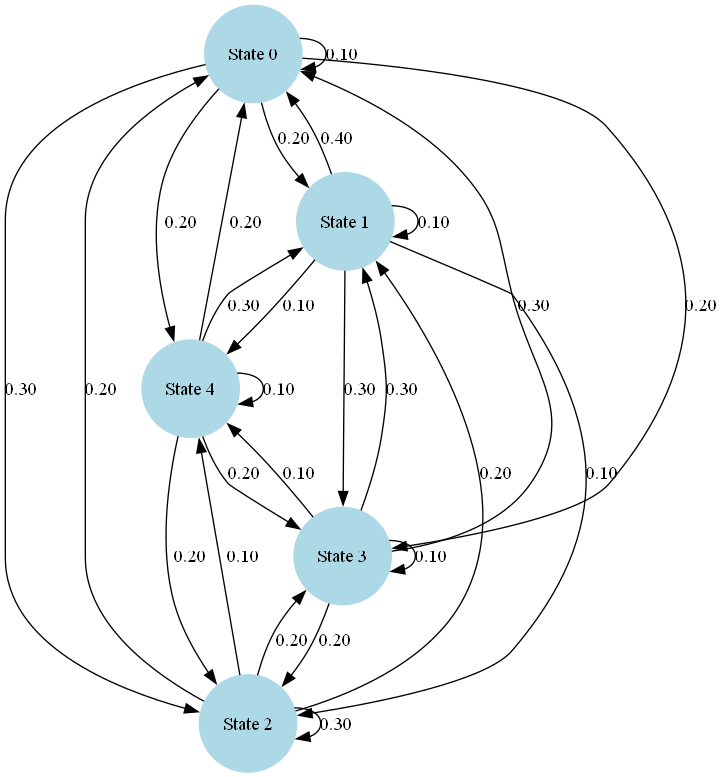

Source code (Python):
# Author: Mohammed Bashir Ahmed Bobboi 
# This is the markov chain version 
# Last Updated: 4th March 2025
# Last Update Made: Added terminating states to the minimized class

import numpy as np
from graphviz import Digraph

def input_markov_chain():
    """
    Input the transition matrix and terminating states.
    """
    num_states = int(input("Enter the number of states: "))
    print("Enter the transition matrix row by row (space-separated, each row must sum to 1):")
    
    matrix = []
    for i in range(num_states):
        row = list(map(float, input(f"Row {i + 1}: ").split()))
        if len(row) != num_states:
            raise ValueError(f"Row {i + 1} must have exactly {num_states} values.")
        if abs(sum(row) - 1) > 1e-6:
            raise ValueError(f"Row {i + 1} must sum to 1.")
        matrix.append(row)
    
    # Input terminating states as a column vector
    print("Enter a column vector (0s and 1s) to indicate which states are terminating:")
    terminating_vector = []
    for i in range(num_states):
        val = int(input(f"Is state {i + 1} terminating? (1 for yes, 0 for no): "))  # Start counting from 1
        if val not in [0, 1]:
            raise ValueError("Only 0 or 1 is allowed.")
        terminating_vector.append(val)
    
    return np.array(matrix), np.array(terminating_vector)

def refine_relation(R, transition_matrix, terminating_vector):
    """
    Apply the refinement function to iteratively reduce the relation R.
    """
    num_states = len(transition_matrix)
    
    def transition_prob(x, equivalence_classes):
        """
        Compute transition probabilities to equivalence classes.
        """
        return {class_id: sum(transition_matrix[x, y] for y in equivalence_classes[class_id])
                for class_id in equivalence_classes}
    
    while True:
        new_R = set()
        equivalence_classes = {i: {j for j in range(num_states) if (i, j) in R} for i in range(num_states)}

        for x in range(num_states):
            for y in range(num_states):
                if (x, y) in R:
                    # Check transition probability condition
                    x_trans = transition_prob(x, equivalence_classes)
                    y_trans = transition_prob(y, equivalence_classes)
                    
                    if x_trans != y_trans or terminating_vector[x] != terminating_vector[y]:
                        continue  # (x, y) is removed if conditions are not met
                    
                    new_R.add((x, y))

        if new_R == R:  # If R stabilizes, stop
            break
        R = new_R

    return R

def compute_equivalence_classes(R, num_states, terminating_vector):
    """
    Construct equivalence classes from the final bisimulation relation.
    Determine if an equivalence class is terminating.
    """
    equivalence_classes = {}
    state_class_map = {}
    class_termination_status = {}

    for x in range(num_states):
        found = False
        for class_id, class_states in equivalence_classes.items():
            if (x, next(iter(class_states))) in R:  # If x is related to an existing class
                equivalence_classes[class_id].add(x)
                state_class_map[x] = class_id
                found = True
                break
        if not found:
            new_class_id = len(equivalence_classes)
            equivalence_classes[new_class_id] = {x}
            state_class_map[x] = new_class_id

    # Determine which equivalence classes are terminating
    for class_id, class_states in equivalence_classes.items():
        class_termination_status[class_id] = any(terminating_vector[state] == 1 for state in class_states)

    return equivalence_classes, state_class_map, class_termination_status


def compute_minimized_transition_matrix(transition_matrix, equivalence_classes, state_class_map):
    """
    Compute the minimized transition matrix using the equivalence classes.
    """
    num_classes = len(equivalence_classes)
    minimized_T = np.zeros((num_classes, num_classes))

    for class_id, class_states in equivalence_classes.items():
        for x in class_states:
            for y in range(len(transition_matrix)):
                if transition_matrix[x, y] > 0:
                    target_class = state_class_map[y]
                    minimized_T[class_id, target_class] += transition_matrix[x, y] / len(class_states)

    return minimized_T

def visualize_markov_chain(matrix, state_names, terminating_status, filename):
    """
    Visualize a Markov chain using Graphviz.
    """
    dot = Digraph(format='png')

    # Add nodes
    for i, state in enumerate(state_names):
        if terminating_status[i]:  # Use class termination status
            dot.node(state, shape='circle', style='filled', peripheries='2', color='lightblue')  # Double circle for terminating
        else:
            dot.node(state, shape='circle', style='filled', color='lightgreen')  # Single circle for normal states
    
    # Add edges
    for i, state_from in enumerate(state_names):
        for j, state_to in enumerate(state_names):
            if matrix[i][j] > 0:
                dot.edge(state_from, state_to, label=f"{matrix[i][j]:.2f}")

    dot.render(filename, view=True)

if __name__ == "__main__":
    transition_matrix, terminating_vector = input_markov_chain()
    num_states = len(transition_matrix)

    # Step 2: Compute Initial Relation R_0
    R_0 = {(x, y) for x in range(num_states) for y in range(num_states)}

    # Step 3: Apply Refinement
    R_n = refine_relation(R_0, transition_matrix, terminating_vector)

    # Step 4: Compute Equivalence Classes and Termination Status
    equivalence_classes, state_class_map, class_termination_status = compute_equivalence_classes(R_n, num_states, terminating_vector)

    # Step 5: Compute Minimized Transition Matrix
    minimized_T = compute_minimized_transition_matrix(transition_matrix, equivalence_classes, state_class_map)

    # Step 6: Visualization
    original_state_names = [f"State {i}" for i in range(num_states)]
    visualize_markov_chain(transition_matrix, original_state_names, terminating_vector, "original_markov_chain")

    minimized_state_names = [f"Class {i}" for i in range(len(equivalence_classes))]
    visualize_markov_chain(minimized_T, minimized_state_names, class_termination_status, "minimized_markov_chain")

    print("\nOriginal Transition Matrix:")
    print(transition_matrix)

    print("\nEquivalence Classes:")
    for class_id, class_states in equivalence_classes.items():
        print(f"Class {class_id}: {class_states}, Terminating: {class_termination_status[class_id]}")

    print("\nMinimized Transition Matrix:")
    print(minimized_T)
